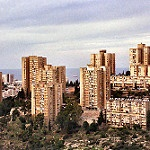
#> input picture seg_train/buildings/10257.jpg, 150 x 150 px, found by its file name; its folder holds 3 pictures in this run
$ jupyter execute --allow-errors w281_Final_Project_pmb.ipynb
#> lines starting #> are read from the running program, lines starting #| are printed output that depends on the picture; pictures that were not available may be replaced by others from this repository, and a replacement may not be noted
# W281 Final Project: Intel Image Classification Model #

[cell 1]
import numpy as np
import pandas as pd
import os
import warnings
import tensorflow as tf
import matplotlib.pyplot as plt
import seaborn as sns
import warnings
from collections import Counter
import gc
import time

from PIL import Image
from tqdm import tqdm
from tensorflow.keras.models import Sequential
from tensorflow.keras.layers import Dense, Conv2D, MaxPool2D, Flatten, Dropout,BatchNormalization,MaxPooling2D, GlobalAveragePooling2D
from tensorflow.keras.optimizers import Adam
from tensorflow.keras.applications import ResNet50
from tensorflow.keras.layers import Dense, Flatten, Input
from tensorflow.keras.models import Model, Sequential
from sklearn.ensemble import RandomForestClassifier
from sklearn.metrics import classification_report, accuracy_score, confusion_matrix, roc_curve, auc
from sklearn.model_selection import train_test_split
from sklearn.preprocessing import LabelEncoder
from sklearn.model_selection import GridSearchCV, train_test_split
from sklearn.preprocessing import StandardScaler
from sklearn.decomposition import PCA, IncrementalPCA
from sklearn.pipeline import Pipeline
from sklearn.svm import SVC, LinearSVC
from sklearn.neural_network import MLPClassifier
from sklearn.linear_model import LogisticRegression

from skimage.feature import hog
from skimage.color import rgb2gray, rgb2hsv


from sklearn.utils import shuffle
from tensorflow.keras.preprocessing.image import ImageDataGenerator

[cell 2]
# [11 lines of commented-out code are left out]

[cell 3]
# [15 lines of commented-out code are left out]

[cell 4]
# [7 lines of commented-out code are left out]

[cell 5]
# buildings_img

## Load Data ##

[cell 6]
def load_data(datasets):

    output = []

    for dataset in datasets:
        images, labels = [], []
        print(f"Loading {dataset}...")
        i = 0
        for folder in os.listdir(dataset):
            label = i # Converting word labels to int (i.e. buildings = 0)
            i = i+1
            folder_path = os.path.join(dataset, folder)

            for file in tqdm(os.listdir(folder_path), desc=f"Processing {folder}"):
                img_path = os.path.join(folder_path, file)

                image = Image.open(img_path).resize((150, 150))
#> image is the input picture: PIL image 150x150 RGB; mean R, G, B 161.5, 146.2, 137.5
                images.append(image)
                labels.append(label)

        images = np.stack(images)
        labels = np.array(labels, dtype='int32')
        output.append((images, labels))

    return output

[cell 7]
# datasets = ["C:\w281\w281_Fall2024_FinalProject_Brown_Benzoni_Olaya/seg_train",
#         "C:\w281\w281_Fall2024_FinalProject_Brown_Benzoni_Olaya/seg_test"]

datasets = ["C:\\Users\\benzo\\repo\\w281\\w281_Fall2024_FinalProject_Brown_Benzoni_Olaya\\seg_train",
            "C:\\Users\\benzo\\repo\\w281\\w281_Fall2024_FinalProject_Brown_Benzoni_Olaya\\seg_test"]

# datasets = ["/Users/zdbrown13/w281/w281_Final_Project_Brown_Benzoni_Olaya/seg_train",
#         "/Users/zdbrown13/w281/w281_Final_Project_Brown_Benzoni_Olaya/seg_test"]

train_path, test_path = datasets

[cell 8]
(train_images, train_labels), (test_images, test_labels) = load_data(datasets)

[cell 9]
train_images.shape
#> Out = (4, 150, 150, 3)

[cell 10]
# Normalization
train_images = train_images / 255.0
test_images = test_images / 255.0

[cell 11]
# Training Data Distribution
unique, counts = np.unique(train_labels, return_counts=True)
print(dict(zip(unique, counts)))

[cell 12]
avg = sum(counts)/len(unique)
print(avg)

[cell 13]
# Test Data Distribution
test_unique, test_counts = np.unique(test_labels, return_counts=True)
print(dict(zip(test_unique, test_counts)))

[cell 14]
test_avg = sum(test_counts)/len(test_unique)
print(test_avg)

# Feature Extraction Methods

[cell 15]
# Function to extract HOG features
def extract_hog_features(images):
    hog_features = []
    for img in tqdm(images, desc="Extracting HOG features"):
        img_gray = rgb2gray(img)
        features = hog(img_gray, pixels_per_cell=(8, 8),
                       cells_per_block=(2, 2), orientations=9, block_norm='L2-Hys')
        hog_features.append(features)
#> this loop made 4 passes
#> pass 1, in extract_hog_features, `img_gray = rgb2gray(img)`:
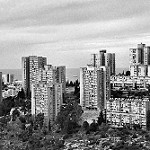
#> img_gray: shape (150, 150) float64; min 0, max 0.998, mean 0.584
#> pass 2, in extract_hog_features, `img_gray = rgb2gray(img)`:
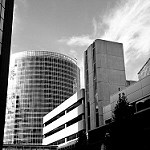
#> img_gray: shape (150, 150) float64; min 0, max 1, mean 0.497
#> pass 3, in extract_hog_features, `img_gray = rgb2gray(img)`:
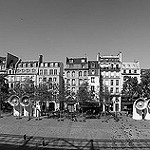
#> img_gray: shape (150, 150) float64; min 0, max 1, mean 0.449
#> after the loop:
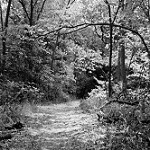
#> img_gray: shape (150, 150) float64; min 0, max 0.996, mean 0.414
    return np.array(hog_features)

# Function to extract HSV histogram features
def extract_hsv_features(images):
    hsv_features = []
    for img in tqdm(images, desc="Extracting HSV features"):
        img_hsv = rgb2hsv(img)
        h_hist, _ = np.histogram(img_hsv[:, :, 0], bins=50, range=(0, 1))
        s_hist, _ = np.histogram(img_hsv[:, :, 1], bins=50, range=(0, 1))
        v_hist, _ = np.histogram(img_hsv[:, :, 2], bins=50, range=(0, 1))
        features = np.concatenate([h_hist, s_hist, v_hist])
        hsv_features.append(features)
    return np.array(hsv_features)

# Function to extract features using ResNet50
def extract_resnet_features(images):
    base_model = ResNet50(weights='imagenet', include_top=False, pooling='avg', input_shape=(150, 150, 3))
    model = Model(inputs=base_model.input, outputs=base_model.output)
    features = model.predict(images, batch_size=32, verbose=1)
    return features

[cell 16]
# Prepare a function to process features, apply PCA, and scale
# [13 lines left out: function process_features, not called in this run]

## Classifier Evaluator

[cell 17]
# Prepare a function to train classifiers and record accuracy and inference time
# [34 lines left out: function evaluate_classifier, not called in this run]

# Train and test classifiers

[cell 18]
# Extract features
print("\n--- Extracting HOG Features ---")
train_hog = extract_hog_features(train_images)
test_hog = extract_hog_features(test_images)

print("\n--- Extracting HSV Features ---")
train_hsv = extract_hsv_features(train_images)
test_hsv = extract_hsv_features(test_images)

print("\n--- Extracting ResNet Features ---")
#> (the rest of this cell did not finish here and is left out)

[cell 19]
# Initialize results DataFrame
results_df = pd.DataFrame(columns=['Feature', 'Classifier', 'Accuracy', 'Train Time', 'Inference Time'])

# Evaluate classifiers on HOG features
print("\n--- Evaluating on HOG Features ---")
#> (the rest of this cell did not finish here and is left out)

[cell 20]
# Combine Features into a Single Matrix
def combine_features(hog_features, hsv_features, resnet_features):
    return np.hstack((hog_features, hsv_features, resnet_features))

# Extract Features (as done earlier)
print("\n--- Extracting Features ---")
train_hog = extract_hog_features(train_images)
test_hog = extract_hog_features(test_images)

train_hsv = extract_hsv_features(train_images)
test_hsv = extract_hsv_features(test_images)

#> (the rest of this cell did not finish here and is left out)

## PCA & SVM

[cell 21]
# Flatten the data for Random Forest & SVM
X_train_flat = train_images.reshape(len(train_images), -1)
X_test_flat = test_images.reshape(len(test_images), -1)
y_train_trad = train_labels
y_test_trad = test_labels

# Create train/validation splits
X_train_ml, X_val_ml, y_train_ml, y_val_ml = train_test_split(
    X_train_flat,
    y_train_trad,
    test_size=0.2,
    random_state=42
)

[cell 22]
y_train_trad.shape
#> Out = (4,)

[cell 23]
y_train_ml.shape
#> Out = (3,)

[cell 24]
gc.collect()

[cell 25]
# Define batch size
batch_size = 500
n_samples, n_features = X_train_ml.shape
#> n_samples = 3; n_features = 67500

# First pass: Compute mean and variance for StandardScaler
mean_sum = np.zeros(n_features, dtype=np.float32)
var_sum = np.zeros(n_features, dtype=np.float32)
n_total = 0

print("Computing mean and variance in batches...")
for i in range(0, n_samples, batch_size):
    end = min(i + batch_size, n_samples)
    batch = X_train_ml[i:end].astype(np.float32)

    # Update mean and variance sums
    mean_sum += np.sum(batch, axis=0)
    var_sum += np.sum(np.square(batch), axis=0)
    n_total += batch.shape[0]

    if i % 2000 == 0:
        print(f"Processed {i}/{n_samples} samples")

# Calculate final mean and variance
mean = mean_sum / n_total
variance = (var_sum / n_total) - np.square(mean)
scale = np.sqrt(variance)

[cell 26]
# Initialize IPCA
print("Performing incremental PCA...")
n_components = 500
ipca = IncrementalPCA(n_components=n_components, batch_size=batch_size)

for i in range(0, n_samples, batch_size):
    end = min(i + batch_size, n_samples)
    batch = X_train_ml[i:end].astype(np.float32)
    current_batch_size = end - i

    # Scale the batch manually
    batch_scaled = (batch - mean) / scale

    # Only try to fit if batch is large enough
    if current_batch_size >= n_components:
        ipca.partial_fit(batch_scaled)
        if i % 2000 == 0:
            print(f"Fitted PCA on {i}/{n_samples} samples")
    else:
        print(f"Skipping final incomplete batch of size {current_batch_size} (smaller than n_components={n_components})")

print("IPCA fitting complete!")

[cell 27]
# Third pass: Transform data in batches and train classifier
X_train_transformed = np.zeros((n_samples, n_components), dtype=np.float32)

print("Transforming data...")
#> (the rest of this cell did not finish here and is left out)

[cell 28]
# Free memory
del X_train_flat
gc.collect()

[cell 29]
# Transform Validation Data
print("Transforming validation data...")
n_val_samples = X_val_ml.shape[0]
#> n_val_samples = 1
X_val_transformed = np.zeros((n_val_samples, n_components), dtype=np.float32)

#> (the rest of this cell did not finish here and is left out)

[cell 30]
# Transform Test Data
print("Transforming test data...")
n_test_samples = X_test_flat.shape[0]
#> n_test_samples = 1
X_test_transformed = np.zeros((n_test_samples, n_components), dtype=np.float32)

#> (the rest of this cell did not finish here and is left out)
